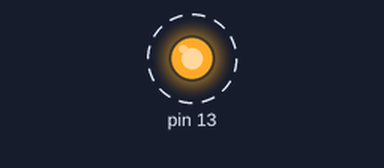
The sketch below on a simulated Arduino Uno, built with avr-gcc and run on an emulated ATmega328P. Shown: output pins drawn as LEDs (lit = HIGH). Dashed ring = blinking.

Above: at 0.2 s.
Timing chart, 0 to 5.8 s (numbered marks = the images above):
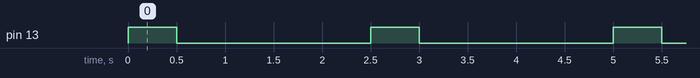

Measured:
- by itself, pin 13: alternates HIGH for 0.50 s and LOW for 2.0 s

The sketch:

pranali_01.ino
```cpp
void setup() {
  // put your setup code here, to run once:
  DDRB = 0x20 ;


}

void loop() {
  // put your main code here, to run repeatedly:
    PORTB = 0x20 ;
    delay(500) ;
    PORTB = 0x00 ;
    delay(2000) ;


}
```
